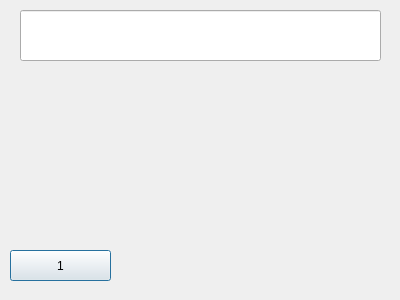
<?xml version="1.0" encoding="UTF-8"?>
<ui version="4.0">
 <class>Dialog</class>
 <widget class="QDialog" name="Dialog">
  <property name="geometry">
   <rect>
    <x>0</x>
    <y>0</y>
    <width>400</width>
    <height>300</height>
   </rect>
  </property>
  <property name="windowTitle">
   <string>Dialog</string>
  </property>
  <widget class="QPushButton" name="num_pushButton1">
   <property name="geometry">
    <rect>
     <x>10</x>
     <y>250</y>
     <width>101</width>
     <height>31</height>
    </rect>
   </property>
   <property name="text">
    <string>1</string>
   </property>
  </widget>
  <widget class="QLineEdit" name="q_lineEdit">
   <property name="geometry">
    <rect>
     <x>20</x>
     <y>10</y>
     <width>361</width>
     <height>51</height>
    </rect>
   </property>
  </widget>
 </widget>
 <resources/>
 <connections/>
</ui>
